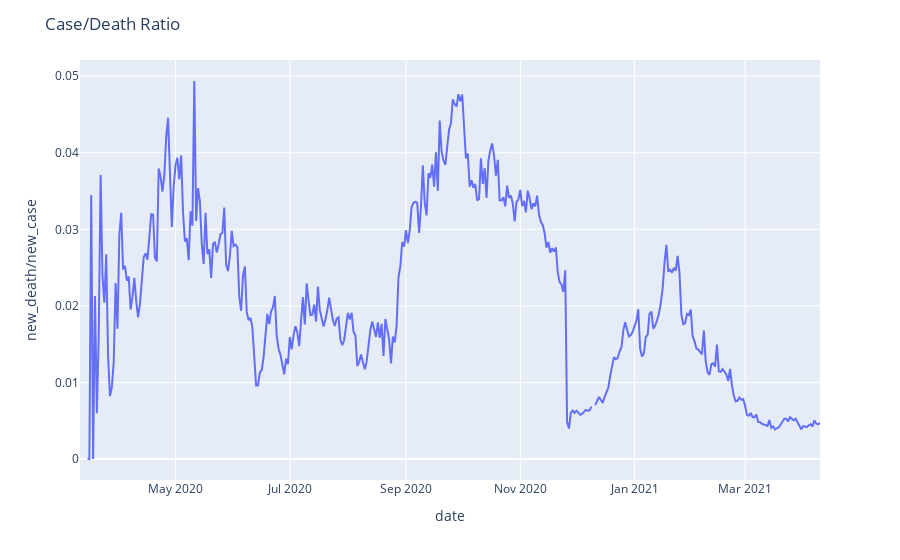

The code cell stored with this chart in its notebook:
### Markdown cell above
## Vaccine Factor
First vaccination in Turkey was at January 15th. Let's create a new dataframe to set a ratio. This will help us understand if vaccines really work. 

First plot shows our Case/Death Ratio. Now if you look halfway around January, you can see our ratio is actually falling. 
Let's support these thesis on the second plot. Vaccination procedures started on February, and people started to get vaccinated. As the number grows our Case/Death ratio is actually falling. 

**Note**= March 28th was on Sunday, nobody got vaccinated.

### Code cell
dft['new_death/new_case']= dft['new_deaths']/dft['new_cases']
dft['new_death/new_case']


fig = px.line(dft, x='date', y= 'new_death/new_case')
fig.update_xaxes(mirror='ticks')
fig.update_layout(title='Case/Death Ratio')
fig.show()

### Figure 1 — Plotly figure (JSON) as saved in the notebook; plotly's stock layout.template omitted (floating-point values rounded to 4 significant figures; data arrays with more than 128 entries replaced by an {"elided": "..."} marker saying what was removed)
{"data": [{"hovertemplate": "date=%{x}<br>new_death/new_case=%{y}<extra></extra>", "legendgroup": "", "line": {"color": "#636efa", "dash": "solid"}, "mode": "lines", "name": "", "showlegend": false, "type": "scatter", "x": {"elided": "396 str values"}, "xaxis": "x", "y": {"elided": "396 float values"}, "yaxis": "y"}], "layout": {"legend": {"tracegroupgap": 0}, "margin": {"t": 60}, "title": {"text": "Case/Death Ratio"}, "xaxis": {"anchor": "y", "domain": [0, 1], "mirror": "ticks", "title": {"text": "date"}}, "yaxis": {"anchor": "x", "domain": [0, 1], "title": {"text": "new_death/new_case"}}}}
